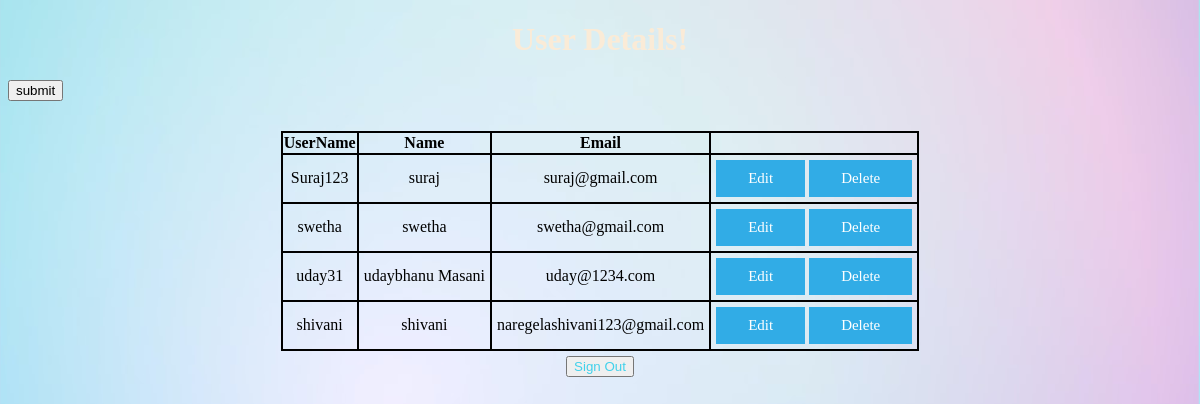
/adminpage1/show (signed in), run on the app's committed database.
### chat/models.py (models this page shows, shortened)
class UserProfile(models.Model):
    name = models.CharField(max_length=25)
    email = models.EmailField(unique=True)
    username = models.CharField(max_length=20, unique=True)

### adminreg/views.py (the view)
# urls.py: path('show', views.show, name = 'show'),
def show(request):
    if request.user.is_authenticated:
        users = UserProfile.objects.all()
        return render(request, 'adminreg/adminview.html', {'book':users})
    else:
        return HttpResponseRedirect('/login')

### adminreg/templates/adminreg/adminview.html (shortened to what this page needs)
<!DOCTYPE html>
{% load static %}
<html lang="en">
<head>
</head>
<body>
    <h1 style="font-family: cursive; color: antiquewhite; text-align: center;">User Details!</h1>
    <form action="" method="POST">
        <div style="width: 100%; display: table;">
            <div style="display: table-row">
                <div style="display: table-cell;">
                    <input type="submit" value="submit">
                </div>
            </div>
        </div>
    </form>
    <div>
        <center>
            <table style='margin-top: 30px;'>
                <thead class="thead-dark">
                    <tr>
                        <th>UserName</th>
                        <th>Name</th>
                        <th>Email</th>
                    </tr>
                </thead>
                <tbody>
                    {% for data in book %}
                    <tr>
                        <td>{{ data.username }}</td>
                        <td>{{ data.name }}</td>
                        <td>{{ data.email }}</td>
                        <td>
                            <a href="{% url 'update' data.id %}" class="btn">Edit</a>
                            <a href="delete/{{ data.id }}" class="btn">Delete</a>
                        </td>
                    </tr>
                    {% endfor %}
                </tbody>
            </table>
        </center>
    </div>
    <center><button onclick="document.location.href='/logout';" style="color: rgb(65, 209, 235); margin-top: 5px;"
            class="close">Sign Out</button></center>
</body>
</html>

### data on the page
UserProfile: username "Suraj123", name "suraj", email "suraj@gmail.com"
UserProfile: username "swetha", name "swetha", email "swetha@gmail.com"
UserProfile: username "uday31", name "udaybhanu Masani", email "uday@1234.com"
UserProfile: username "shivani", name "shivani", email "naregelashivani123@gmail.com"
